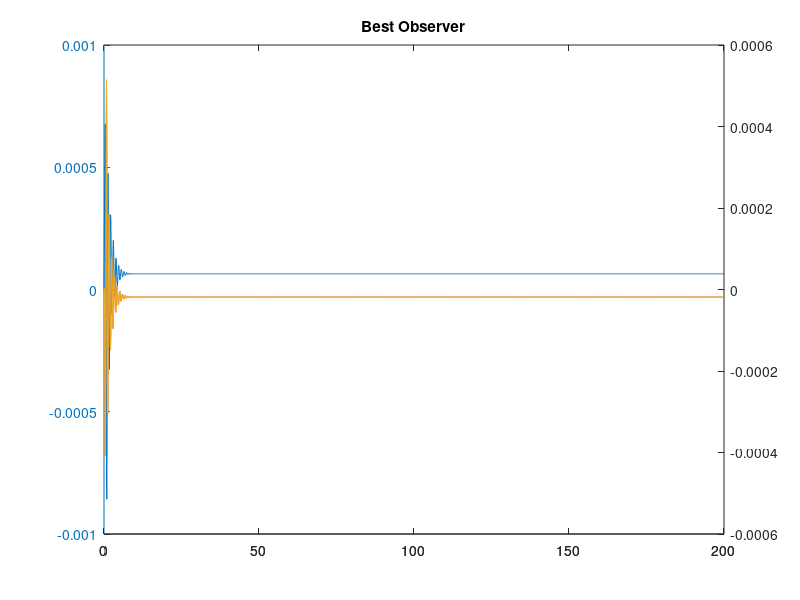

Write the MATLAB code that produced this figure.
%% Best Observer for X,theta2 as output
%% Parameters already given

m1=100;
m2=100;
m=1000;
l1=20;
l2=10;
g=9.8;
%% State Matrices
%%
A=[0 1 0 0 0 0; 
    0 0 -(m1*g)/m 0 -(m2*g)/m 0; 
    0 0 0 1 0 0;
    0 0 (-(m1*g)/(m*l1) -(g/l1)) 0 -(m2*g)/(m*l1) 0;
    0 0 0 0 0 1; 
    0 0 -(m1*g)/(m*l2) 0 (-(m2*g)/(m*l2) -(g/l2)) 0 ];
B=[0; 1/m; 0; 1/(m*l1); 0; 1/(m*l2)];
C=[1 0 0 0 0 0; 0 0 0 0 1 0];
D=0;
states = {'x' 'x_dot' 'p1' 'p1_dot' 'p2' 'p2_dot'}; %states
inputs = {'F'};                                    % intput
outputs = {'x' ;'p2'};                           % output
%% Finding the gain matrix from LQR
%%
Q = [1000 0 0 0 0 0; 
    0 0 0 0 0 0;
    0 0 1000000 0 0 0; 
    0 0 0 0 0 0;
    0 0 0 0 1000000 0; 
    0 0 0 0 0 0]                       %LQR parameters
R = 0.1 ;                              %LQR Input
K = lqr(A,B,Q,R)                       %Gain Calculation from LQR
Ac = [(A-(B*K))];
Bc = [B];
Cc = [C];
Dc = [D];
l=eig(Ac)                                       %eigenvalues of closed loop
states = {'x' 'x_dot' 'p1' 'p1_dot' 'p2' 'p2_dot'};    %states
inputs = {'f'};                                        % intput for lqr
outputs = {'x' ;'p2'};                                 % output after lqr
sys_cl = ss(Ac,Bc,Cc,Dc,'statename',states,'inputname',inputs,'outputname',outputs); %creates statesspace model
t = 0:0.1:200;
f = 50*ones(size(t));
[y,t,x]=lsim(sys_cl,f,t);   %simulates  response 
[AX,H1,H2] = plotyy(t,y(:,1),[t,t],[y(:,2)],'plot');
%% Finding 'best' observer matrix
%%
P = 10*[l.']
L = place(A',C',P)' 
Al = [(A-(L*C))];
Bl = [B];
Cl = [C];
Dl = [D];
states = {'x' 'x_dot' 'p1' 'p1_dot' 'p2' 'p2_dot'};   %states
inputs = {'f'};                                    % intput for observer
outputs = {'x' ;'p2'};                             % output after obserever
sys_c2 = ss(Al,Bl,Cl,Dl,'statename',states,'inputname',inputs,'outputname',outputs); %creates statesspace model
t = 0:0.1:200;
f = 50*ones(size(t));
[y,t,x]=lsim(sys_c2,f,t); %simulates response 
[AX,H1,H2] = plotyy(t,y(:,1),[t,t],[y(:,2)],'plot');%plotting the response
title('Best Observer');